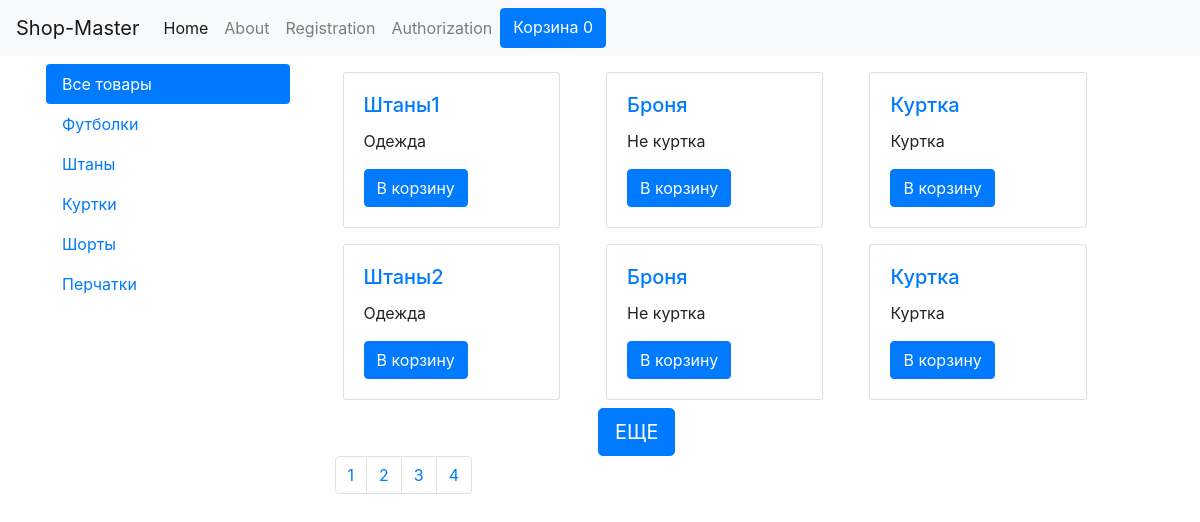
The page / on the database its author committed.
### tables this page shows
CREATE TABLE `categories` (
  `id` int(11) NOT NULL,
  `title` varchar(30) NOT NULL
);

CREATE TABLE `products` (
  `id` int(11) NOT NULL,
  `title` varchar(255) NOT NULL,
  `descrip` text NOT NULL,
  `content` text NOT NULL,
  `category_id` int(11) NOT NULL,
  `image` varchar(255) NOT NULL,
  `cost` varchar(10) NOT NULL
);

### parts/product_card.php (the view)
<div class="col-4">
<div class="card m-2">
	<div class="card-body">
<h5 class="card-title">
<a href="products.php?id=<?php echo $row["id"]; ?>">
<?php echo $row["title"]; ?>
</a>
</h5>
<p class="card-text"><?php echo $row["descrip"]; ?></p>
<button class="btn btn-primary" onclick="addToBasket(this)" data-id="<?php echo $row["id"]?>">В корзину</button>
</div>
</div>
</div>

### parts/nav.php
<div class="nav flex-column nav-pills" id="v-pills-tab" role="tablist" aria-orientation="vertical">
	<a class="nav-link <?php if(!isset($_GET["id"])){ ?> active <?php } ?>" href="/">Все товары</a>
<?php
$sql = "SELECT * FROM categories";
$result = mysqli_query($connect, $sql);
while ($row = mysqli_fetch_assoc($result)) {
	if(isset($_GET["id"]) && $_GET['id'] == $row["id"]){
		echo "<a class='nav-link active' href='/cat.php?id=" . $row["id"] . "'>" . $row["title"] . "</a>";
	}else{
	echo "<a class='nav-link' href='/cat.php?id=" . $row["id"] . "'>" . $row["title"] . "</a>";
}
}
?>
</div>

### index.php (shortened to what this page needs)
<?php
include "config/database.php";
include "parts/header.php";
?>
		<div class="row" id="products">
			<?php
				if(isset($_GET["page"])){
				$page = $_GET["page"];
				}else{
				$page = 0;
				}
				$offset = $page * 6;
				$sql = "SELECT * FROM products LIMIT 6 OFFSET " . $offset;
				$result = mysqli_query($connect, $sql);
				while ($row = mysqli_fetch_assoc($result)) {
					include "parts/product_card.php";
				}
			?>
	</div>
<div class="row">
	<div class="col-4 offset-4">
		<button class="btn btn-primary btn-lg" onclick="showMore(this)">ЕЩЕ</button>
	</div>
</div>
<nav aria-label="Page navigation example">
  <ul class="pagination">
  	<li class="page-item"><a class="page-link" href="http://shop-master.local/">1</a></li>
  	<li class="page-item"><a class="page-link" href="index.php?page=1">2</a></li>
    <li class="page-item"><a class="page-link" href="index.php?page=2">3</a></li>
    <li class="page-item"><a class="page-link" href="index.php?page=3">4</a></li>
  </ul>
</nav>
<?php
include "parts/footer.php";
?>

### rows shown on the page
categories: title "Футболки"
categories: title "Штаны"
categories: title "Куртки"
categories: title "Шорты"
categories: title "Перчатки"
products: title "Штаны1", descrip "Одежда"
products: title "Броня", descrip "Не куртка"
products: title "Куртка", descrip "Куртка"
products: title "Штаны2", descrip "Одежда"
products: title "Броня", descrip "Не куртка"
products: title "Куртка", descrip "Куртка"
